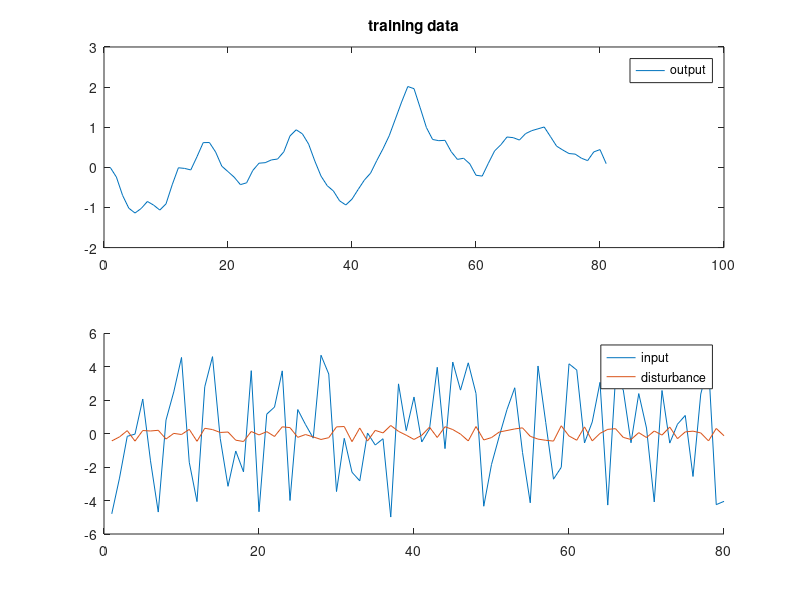

MATLAB code to generate this figure: (Note: this script raises an error after producing the figure.)
% this is the first trial of robust closed-loop deepc with measured process
% noise in a 2nd order system, we don't consider measurement noise in this
% test, but should be possible to handle it in the existed DeePC framework
% The model considered is
%           x+ = Ax +Bu+ Ew
%           y = Cx 
clear all; close all; clc
%% configuration of the problem
% we first define the linear system in continuous time 
tau_s = 0.3;  ... time constant
eta =  0.8; ... damping ratio
Kp = 1;     ... input gain
% continuous time state space model
A = [0 1; -1/tau_s^2 -2*eta/tau_s]; B = [0;Kp/tau_s^2];
C = [1 0]; 
Ts = 0.1;  ... sampling time

sys = ss(A,B,C,[]);
sys = c2d(sys,Ts); ... discretization zoh
E = sys.B;

dim_y = size(C,1); dim_u = size(B,2); dim_w = size(E,2);

% configuration of control and process noise 
w_min = -0.5; w_max = 0.5;  ... bound for noise
u_min = -5; u_max = 5;      ... bound for the control input
y_min = -0.5; y_max = 0.5;      ... bound for the outputs
Qy = 10; R = 1e-3;              ... stage cost

% ------ configuration of the Hankel matrix ------
num_data = 80;     ... number of data
depth_init = 3;      ... number of inputs use for initialization, 
horizon = 10;       ... prediction horizon for MPC
depth = horizon+depth_init;   ... depth of the Hankel matrix w.r.t u, depth for y is depth+1
% generate data
u = (u_max-u_min)*rand(dim_u,num_data)+u_min;
w = (w_max-w_min)*rand(dim_u,num_data)+w_min;
temp = [zeros(2,1)];    ... temp for state trajectory
for i = 1:num_data
    temp(:,end+1) = sys.A*temp(:,end)+sys.B*u(:,i)+E*w(:,i);
end
y = sys.C*temp;
figure(1);clf;
subplot(2,1,1); plot(y);
title('training data');legend('output')
subplot(2,1,2); hold on;
plot(u);plot(w);legend('input','disturbance')
clear temp; ...save memory
[Hu,Hw,Hy,Hbar] = build_hankel(u,w,y,depth);

% some matrix used for the MPC formulation
Q_tilde = kron(eye(horizon),Qy); R_tilde = kron(eye(horizon),R);
% inequality constraints for outputs and inputs F_y*y<=f_y, F_u*u<=f_u
F_u = kron(eye(horizon),[eye(dim_u);-eye(dim_u)]);
f_u = kron(ones(horizon,1),[u_max*ones(dim_u,1);-u_min*ones(dim_u,1)]);
F_y = kron(eye(horizon),[eye(dim_y);-eye(dim_y)]); 
f_y = kron(ones(horizon,1),[y_max*ones(dim_y,1);-y_min*ones(dim_y,1)]);
% set of disturbance
F_w = kron(eye(horizon),[eye(dim_w);-eye(dim_w)]);
f_w = kron(ones(horizon,1),[w_max*ones(dim_w,1);-w_min*ones(dim_w,1)]);
%% ------ implementation of the closed-loop feedback DeePC
% construction of the null space
[Q,~] = qr([Hw(1:dim_w*depth_init,:);Hbar]');
% only take the related components
Q = Q(:,dim_w*depth_init+(dim_u+dim_y)*(depth_init+1)+1:size(Hbar,1)+dim_w*depth_init);

% ====== define the optimization problem ======
% tracking reference
ref = sdpvar(dim_y,1,'full');
% parametrization of the feedback matrix(lower block triangular)
temp = kron(tril(ones(horizon)),ones(dim_u+dim_y,1));
temp = temp(1:end-dim_u,:); ... the last noise wn can only change the last y_{n+1}
%         ones(size(Hbar,2)-size(Hbar,1),horizon)];
Kbar = sdpvar(size(Q,2),horizon,'full').*temp;
% the causal feedback control law
K = Q*Kbar;
% nomial control input 
g = sdpvar(size(Hbar,2),1,'full');
% initial states 
u0 = sdpvar(dim_u*depth_init,1,'full'); y0 = sdpvar(dim_y*(depth_init+1),1,'full');
w0 = sdpvar(dim_w*depth_init,1,'full');
% nominal trajetory in prediction
u = Hu*g; u_pred_norm = u(dim_u*depth_init+1:end,1);
y = Hy*g; y_pred_norm = y(dim_y*(depth_init+1)+1:end,1);
w_init = Hw(1:dim_w*depth_init,:)*g; 
% ====== Constraints ======
cons = [];
% initial states
cons = [cons;u(1:dim_u*depth_init)==u0];
cons = [cons;y(1:dim_y*(depth_init+1))==y0];
cons = [cons;w_init==w0]; 
% constraints for the nominal trajectory(noise-free)
cons = [cons;Hw(dim_w*depth_init+1:end,:)*g==zeros(horizon*dim_w,1)];
% constraints for the feedback law parametrization
cons = [cons;Hw(dim_w*depth_init+1:end,:)*K==eye(horizon*dim_w)];
% robust constraint (F_u*u_pred<=f_u, F_y*y_pred<=f_y), where u_pred and
% y_pred have both nominal part and the feedback part

% ------ dual variables ------
lambda_y = sdpvar(size(F_w,1),size(F_y,1),'full'); ... each column corresponds to one robust constraint
lambda_u = sdpvar(size(F_w,1),size(F_u,1),'full'); ... each column correspongs to one robust constraint   
% --------- robust constraint -----------
% w.r.t y
cons = [cons;lambda_y'*f_w<=f_y-F_y*y_pred_norm];
for i = 1:size(F_y,1)
    % we can get rid of the loop, we keep to loop to make the code more readable
    cons = [cons;F_w'*lambda_y(:,i)==(F_y(i,:)*Hy(dim_y*(depth_init+1)+1:end,:)*K)'];
    cons = [cons; lambda_y(:,i)>=zeros(size(F_w,1),1)];
end
% w.r.t u
cons = [cons;lambda_u'*f_w<=f_u-F_u*u_pred_norm];
for i = 1:size(F_u,1)
    cons = [cons;F_w'*lambda_u(:,i)==(F_u(i,:)*Hu(dim_u*depth_init+1:end,:)*K)'];
    cons = [cons; lambda_u(:,i)>=zeros(size(F_w,1),1)];
end
ref_tilde = kron(ones(horizon,1),ref);
obj = (y_pred_norm-ref_tilde)'*Q_tilde*(y_pred_norm-ref_tilde)...
      + u_pred_norm'*kron(eye(horizon),R)*u_pred_norm;

opts = sdpsettings('solver','gurobi','verbose',1);
ctrl = optimizer(cons,obj,opts,{u0,y0,w0,ref},{u_pred_norm,y_pred_norm,K});

%% closed loop simulation
nsteps = 46;
sim.ref = 0.5;
sim.x = zeros(2,1);
sim.u = [];
sim.w = [];
% generate the initialization part for DeePC
for i = 1:depth_init
    sim.u(:,end+1) = 0.01*((u_max-u_min)*rand(dim_u,1)+u_min);
    sim.w(:,end+1) = 0.1*((w_max-w_min)*rand(dim_w,1)+w_min);
    sim.x(:,end+1) = sys.A*sim.x(:,end)+sys.B*sim.u(:,end)+E*sim.w(:,end);
end

for i = 1:nsteps
    % get the information for the controller
    temp_u_init = vec(sim.u(:,end-depth_init+1:end));
    temp_y_init = vec(sys.C*sim.x(:,end-depth_init:end));
    temp_w_init = vec(sim.w(:,end-depth_init+1:end));
    
    [u_opt,flag] = ctrl({temp_u_init,temp_y_init,temp_w_init,sim.ref(:,end)});
    if flag ~= 0
        msg = yalmiperror(flag);
        error(msg);
    end
    
    % forward one-step
    sim.w(:,end+1) = (w_max-w_min)*rand(dim_w,1)+w_min;
    sim.u(:,end+1) = vec(u_opt{1}(1:dim_u));
    sim.x(:,end+1) = sys.A*sim.x(:,end)+sys.B*sim.u(:,end)+E*sim.w(:,end);
    sim.ref(:,end+1) = 0.5*sign(sin(0.2*i));
    
end
%% standard robust mpc(refer to code on Yalmip tutorial)
u_rb_mean = sdpvar(horizon,1);
K_rb = sdpvar(horizon,horizon,'full').*(tril(ones(horizon))-eye(horizon));
w_rb = sdpvar(horizon,1);
x0_rb = sdpvar(2,1);
ref_rb = sdpvar(1);
u_rb = K_rb*w_rb + u_rb_mean;

y_rb = [];
x_rb_mean = x0_rb;
xk = x0_rb;
obj = 0;
for k = 1:horizon
    x_rb_mean = [x_rb_mean,sys.A*x_rb_mean(:,end)+sys.B*u_rb_mean(k)];
    xk = sys.A*xk + sys.B*u_rb(k)+E*w_rb(k);
    y_rb = [y_rb;sys.C*xk];
    obj = (sys.C*x_rb_mean(:,end)-ref_rb)*Qy*(sys.C*x_rb_mean(:,end)-ref_rb)...
            +u_rb_mean(k)*R*u_rb_mean(k)+obj;
end
F = [y_min<=y_rb <= y_max, u_min <= u_rb <= u_max];
G = [w_min <= w_rb <= w_max];

opts = sdpsettings('solver','gurobi','verbose',1);   

ctrl_rb = optimizer([F,G, uncertain(w_rb)],obj,opts,{x0_rb,ref_rb},u_rb(1));
%% closed loop simulation
xk_rb = sim.x(:,depth_init+1);
for i = 1:nsteps
    xk_rb = [xk_rb sys.A*xk_rb(:,end) + sys.B*ctrl_rb{xk_rb(:,end),sim.ref(i)} ...
            + E*sim.w(i+depth_init)];
end
%% plot
figure(2);clf;hold on
set(gca,'fontsize',18)
plot([1:(size(sim.x,2)-depth_init)],sys.C*sim.x(:,depth_init+1:end),'b','LineWidth',1.5);
plot(1:size(xk_rb,2),sys.C*xk_rb,'g--','LineWidth',3);
plot(2:(size(sim.ref,2)+1),sim.ref,'k','LineWidth',1);
plot(1:size(sim.ref,2),y_min*ones(1,size(sim.ref,2)),'r--','LineWidth',1)
plot(1:size(sim.ref,2),y_max*ones(1,size(sim.ref,2)),'r--','LineWidth',1)
legend('output robust DeePC','standard robust MPC','reference','constraints')
xlim([1,nsteps])
%% save data for tikz plotting
ddd =table;
ddd.t = vec([1:(size(sim.x,2)-depth_init)]);
ddd.deepc = vec(sys.C*sim.x(:,depth_init+1:end));
ddd.mpc = vec(sys.C*xk_rb);
ddd.max = vec(y_max*ones(1,size(sim.ref,2)));
ddd.min = vec(y_min*ones(1,size(sim.ref,2)));
ddd.ref = vec([sim.ref(1),sim.ref(1:end-1)]);
writetable(ddd, 'tikz/2dsys.dat', 'Delimiter','space');




  
  
  
  
  
  